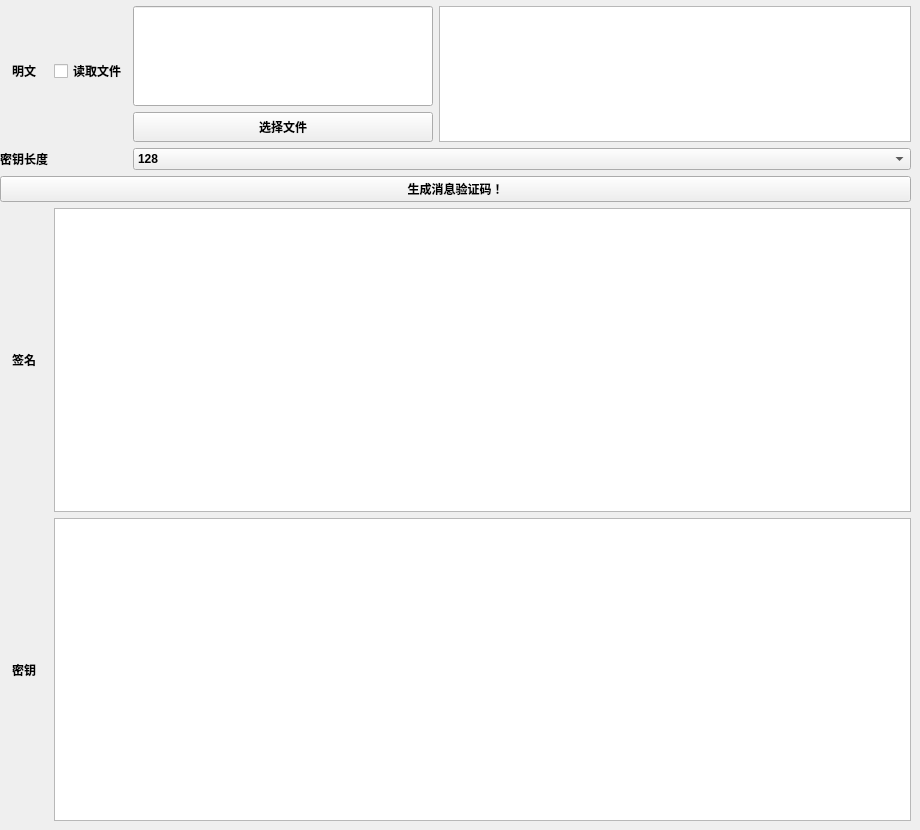
      <widget class="QWidget" name="page_29">
       <widget class="QWidget" name="gridLayoutWidget_17">
        <property name="geometry">
         <rect>
          <x>0</x>
          <y>0</y>
          <width>911</width>
          <height>821</height>
         </rect>
        </property>
        <property name="font">
         <font>
          <weight>75</weight>
          <bold>true</bold>
         </font>
        </property>
        <layout class="QGridLayout" name="gridLayout_17">
         <item row="4" column="0">
          <widget class="QLabel" name="label_87">
           <property name="maximumSize">
            <size>
             <width>300</width>
             <height>16777215</height>
            </size>
           </property>
           <property name="font">
            <font>
             <weight>75</weight>
             <bold>true</bold>
            </font>
           </property>
           <property name="text">
            <string>密钥长度</string>
           </property>
           <property name="alignment">
            <set>Qt::AlignCenter</set>
           </property>
          </widget>
         </item>
         <item row="6" column="1" colspan="3">
          <widget class="QTextEdit" name="textEdit_27">
           <property name="font">
            <font>
             <weight>75</weight>
             <bold>true</bold>
            </font>
           </property>
          </widget>
         </item>
         <item row="0" column="1" rowspan="3">
          <widget class="QCheckBox" name="checkBox_22">
           <property name="font">
            <font>
             <weight>75</weight>
             <bold>true</bold>
            </font>
           </property>
           <property name="text">
            <string>读取文件</string>
           </property>
          </widget>
         </item>
         <item row="7" column="0">
          <widget class="QLabel" name="label_88">
           <property name="text">
            <string>密钥</string>
           </property>
           <property name="alignment">
            <set>Qt::AlignCenter</set>
           </property>
          </widget>
         </item>
         <item row="2" column="2">
          <widget class="QPushButton" name="pushButton_66">
           <property name="maximumSize">
            <size>
             <width>300</width>
             <height>30</height>
            </size>
           </property>
           <property name="font">
            <font>
             <weight>75</weight>
             <bold>true</bold>
            </font>
           </property>
           <property name="layoutDirection">
            <enum>Qt::LeftToRight</enum>
           </property>
           <property name="text">
            <string>选择文件</string>
           </property>
           <property name="checkable">
            <bool>false</bool>
           </property>
          </widget>
         </item>
         <item row="4" column="2" colspan="2">
          <widget class="QComboBox" name="comboBox_6">
           <item>
            <property name="text">
             <string>128</string>
            </property>
           </item>
           <item>
            <property name="text">
             <string>192</string>
            </property>
           </item>
           <item>
            <property name="text">
             <string>256</string>
            </property>
           </item>
          </widget>
         </item>
         <item row="0" column="0" rowspan="3">
          <widget class="QLabel" name="label_86">
           <property name="font">
            <font>
             <weight>75</weight>
             <bold>true</bold>
            </font>
           </property>
           <property name="text">
            <string>明文</string>
           </property>
           <property name="alignment">
            <set>Qt::AlignCenter</set>
           </property>
          </widget>
         </item>
         <item row="6" column="0">
          <widget class="QLabel" name="label_89">
           <property name="font">
            <font>
             <weight>75</weight>
             <bold>true</bold>
            </font>
           </property>
           <property name="text">
            <string>签名</string>
           </property>
           <property name="alignment">
            <set>Qt::AlignCenter</set>
           </property>
          </widget>
         </item>
         <item row="5" column="0" colspan="4">
          <widget class="QPushButton" name="pushButton_65">
           <property name="font">
            <font>
             <weight>75</weight>
             <bold>true</bold>
            </font>
           </property>
           <property name="text">
            <string>生成消息验证码！</string>
           </property>
          </widget>
         </item>
         <item row="7" column="1" colspan="3">
          <widget class="QTextEdit" name="textEdit_26"/>
         </item>
         <item row="1" column="2">
          <widget class="QLineEdit" name="lineEdit_20">
           <property name="maximumSize">
            <size>
             <width>300</width>
             <height>100</height>
            </size>
           </property>
           <property name="font">
            <font>
             <weight>75</weight>
             <bold>true</bold>
            </font>
           </property>
          </widget>
         </item>
         <item row="1" column="3" rowspan="2">
          <widget class="QPlainTextEdit" name="plainTextEdit_29">
           <property name="maximumSize">
            <size>
             <width>16777215</width>
             <height>300</height>
            </size>
           </property>
           <property name="font">
            <font>
             <weight>75</weight>
             <bold>true</bold>
            </font>
           </property>
          </widget>
         </item>
        </layout>
       </widget>
      </widget>
